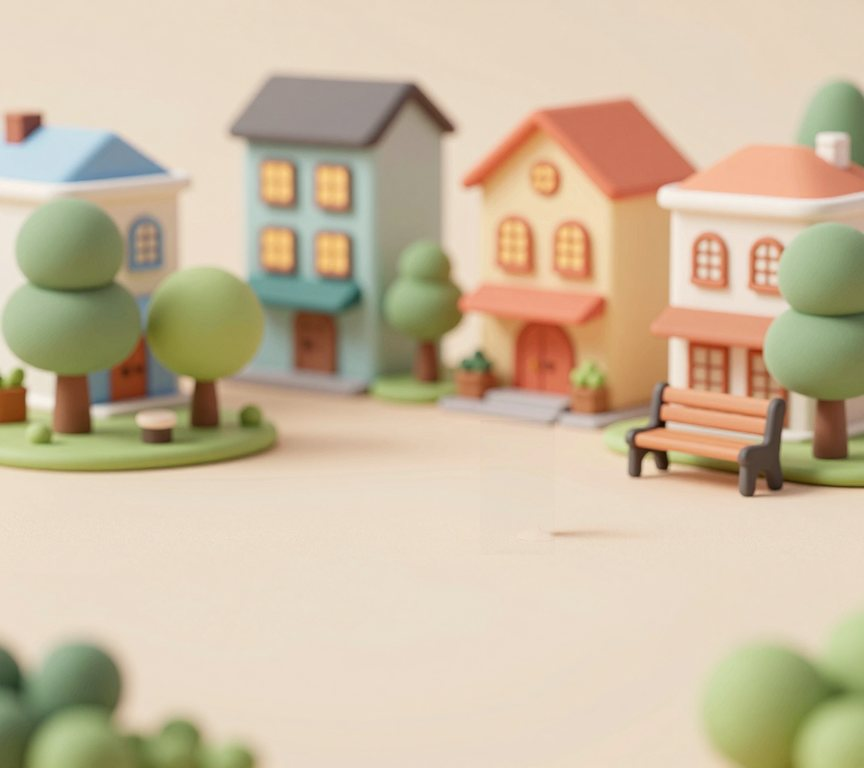
#> input picture assets/plaza3d.jpg, 864 x 768 px
$ python -i pixelize3.py   (imports and definitions only)
#> lines starting #> are read from the running program, lines starting #| are printed output that depends on the picture; after the words box and inside, x2 and y2 are one past the last pixel; in counts of white or black regions, pixels touching at a corner belong together
import sys
from PIL import Image
import numpy as np
INK=np.array([36,24,30])
def pixelize(path, th=64, colors=24):
#> called with path = '../../assets/plaza3d.jpg', th = 64, colors = 24
    im=Image.open(path).convert('RGB'); a=np.asarray(im).astype(int)
#> in pixelize, im is the input picture: PIL image 864x768 RGB; mean R, G, B 203.8, 187.3, 160.8
    r,g,b=a[...,0],a[...,1],a[...,2]
    from PIL import ImageDraw
    t=im.copy()
    for pt in [(0,0),(im.width-1,0),(0,im.height-1),(im.width-1,im.height-1),(im.width//2,0),(im.width//2,im.height-1),(0,im.height//2),(im.width-1,im.height//2)]:
        ImageDraw.floodfill(t,pt,(0,255,0),thresh=55)
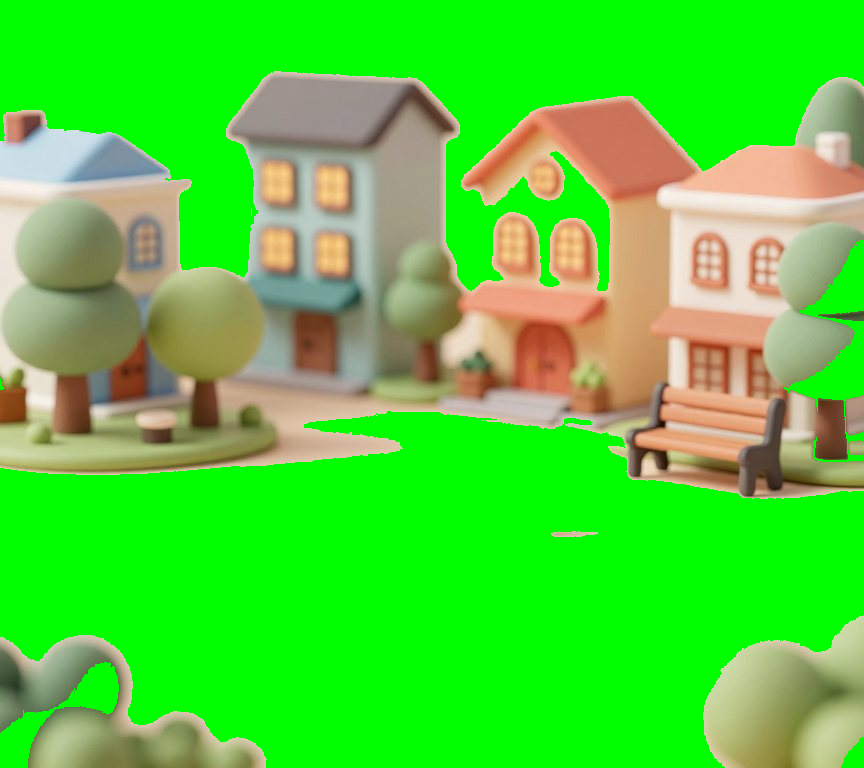
#> t: PIL image 864x768 RGB; mean R, G, B 81.3, 209, 56.9
    ta=np.asarray(t).astype(int); fg=~((ta[...,0]==0)&(ta[...,1]==255)&(ta[...,2]==0))
#> after `fg = ~((ta[..., 0] == 0) & (ta[..., 1] == 255) & (ta[..., 2] == 0))`:
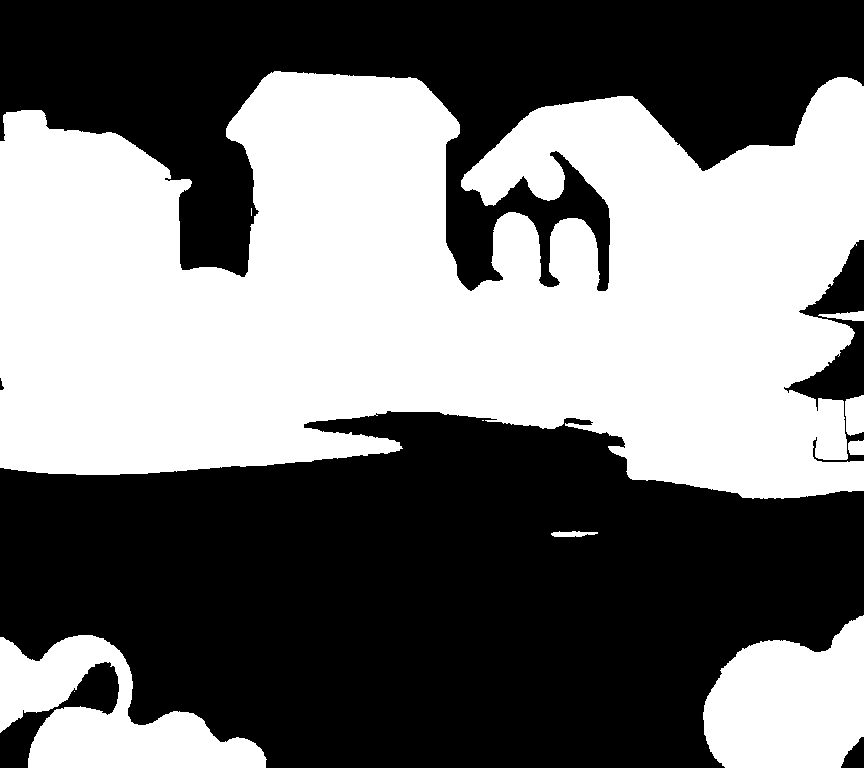
#> fg: shape (768, 864) bool; 46.6% white; 10 white regions (3 under 20 px), largest, box (x1, y1, x2, y2) and area: (0, 71, 864, 499) 271068, (703, 615, 864, 768) 18570, (0, 635, 267, 768) 17908
    yy=np.arange(a.shape[0])[:,None]; pinkish=(r>g+45)&(b>g+25)&(np.abs(r-b)<90)
#> after `yy = np.arange(a.shape[0])[:, None]`: yy = 768 values from 0 to 767
#> after `pinkish = (r > g + 45) & (b > g + 25) & (np.abs(r - b) < 90)`: pinkish: shape (768, 864) bool; every value is 0
    fg&=~(pinkish&(yy>a.shape[0]*0.82))
    ys,xs=np.where(fg); y0,y1,x0,x1=ys.min(),ys.max(),xs.min(),xs.max()
#> after `y0, y1, x0, x1 = (ys.min(), ys.max(), xs.min(), xs.max())`: y0 = 71; y1 = 767; x0 = 0; x1 = 863
    a2=a.copy()
    crop=Image.fromarray(a2[y0:y1+1,x0:x1+1].astype('uint8')); mk=fg[y0:y1+1,x0:x1+1]
#> after `mk = fg[y0:y1 + 1, x0:x1 + 1]`: mk: shape (697, 864) bool; 51.3% white; 7 black regions, largest, box (x1, y1, x2, y2) and area: (0, 340, 864, 697) 225256, (281, 0, 864, 220) 33444, (0, 0, 274, 206) 25040
    h=th; w=max(1,round(crop.width*h/crop.height))
#> after `w = max(1, round(crop.width * h / crop.height))`: w = 79
    # media solo de píxeles del personaje
    num=np.asarray(crop).astype(float)*mk[...,None]
    S=lambda arr: np.asarray(Image.fromarray(arr.astype('float32')).resize((w,h),Image.BOX)) if arr.ndim==2 else None
    m=np.asarray(Image.fromarray((mk*255).astype('uint8')).resize((w,h),Image.BOX)).astype(float)/255
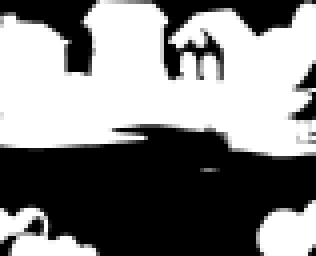
#> m: shape (64, 79) float64 (shown 4 times larger); min 0, max 1, mean 0.513
    ch=[np.asarray(Image.fromarray(num[...,k].astype('float32'),'F').resize((w,h),Image.BOX)) for k in range(3)]
#> ch = 3 items
    col=np.stack(ch,-1)/np.maximum(m[...,None],1e-3)
    alpha=m>0.45
#> alpha: shape (64, 79) bool; 51.7% white; 9 black regions (5 under 20 px), largest, box (x1, y1, x2, y2) and area: (0, 31, 79, 64) 1884, (35, 0, 79, 20) 280, (0, 0, 24, 19) 206, (73, 23, 79, 30) 23
    fill=col.copy(); fill[~alpha]=col[alpha].mean(0)
    q=Image.fromarray(np.clip(fill,0,255).astype('uint8')).quantize(colors=colors,method=Image.Quantize.MEDIANCUT,dither=Image.Dither.NONE).convert('RGB')
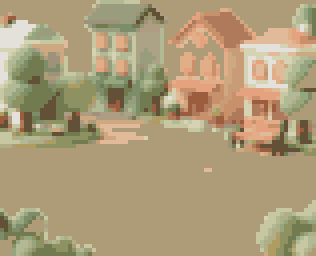
#> q: PIL image 79x64 RGB (shown 4 times larger); mean R, G, B 173.2, 156.5, 121.6
    qa=np.asarray(q).astype(int)
    # contorno: píxel opaco que toca transparente -> oscurecido
    out=np.zeros((h,w,4),dtype=np.uint8); out[...,:3]=qa; out[...,3]=alpha*255
    pad=np.pad(alpha,1)
#> pad: shape (66, 81) bool; 48.9% white; 4 white regions (1 under 20 px), largest, box (x1, y1, x2, y2) and area: (1, 1, 80, 40) 2300, (65, 51, 80, 65) 159, (1, 53, 25, 65) 152
    edge=alpha&~(pad[:-2,1:-1]&pad[2:,1:-1]&pad[1:-1,:-2]&pad[1:-1,2:])
#> edge: shape (64, 79) bool; 9.3% white in thin lines or dots
    dark=(qa*0.3+INK*0.7).astype(int)
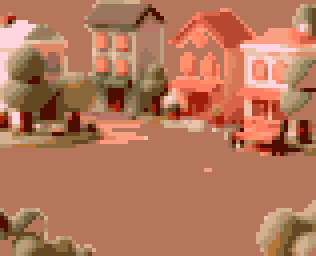
#> dark: shape (64, 79, 3) int64 (shown 4 times larger); mean R, G, B 76.7, 63.2, 57.1; drawn with min black and max white
    lum=qa.sum(2)
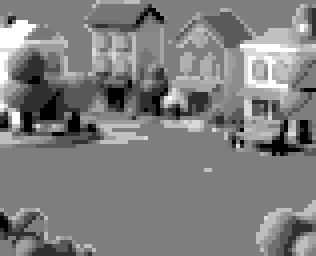
#> lum: shape (64, 79) int64 (shown 4 times larger); min 233, max 671, mean 451.2; drawn with min black and max white
    out[...,:3]=np.where((edge&(lum>150))[...,None],dark,qa)
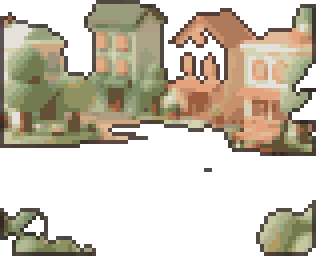
#> out: shape (64, 79, 4) (shown 4 times larger); mean R, G, B, A 163.5, 147, 114.8, 131.8; transparent parts drawn white
    return Image.fromarray(out,'RGBA')
out=sys.argv[1]; th=int(sys.argv[2]); paths=sys.argv[3:]
ims=[pixelize(p,th) for p in paths]
pad=4; W=sum(i.width for i in ims)+pad*(len(ims)+1); H=th+pad*2
c=Image.new('RGBA',(W,H),(240,234,222,255)); x=pad
# [2 lines not run here, left out]

>>> result = pixelize('../../assets/plaza3d.jpg')
